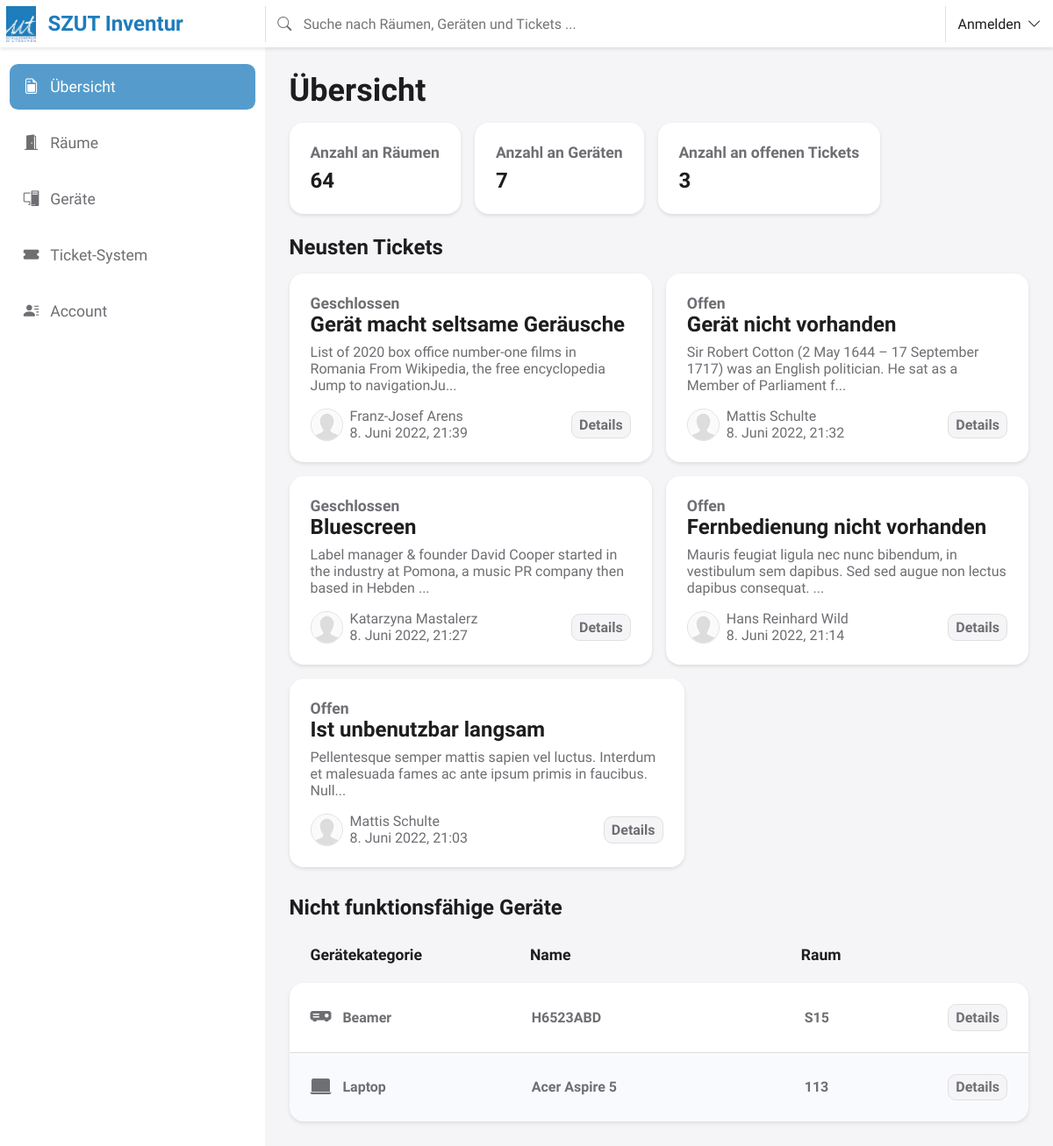
Page /overview/ on the earlier database version.
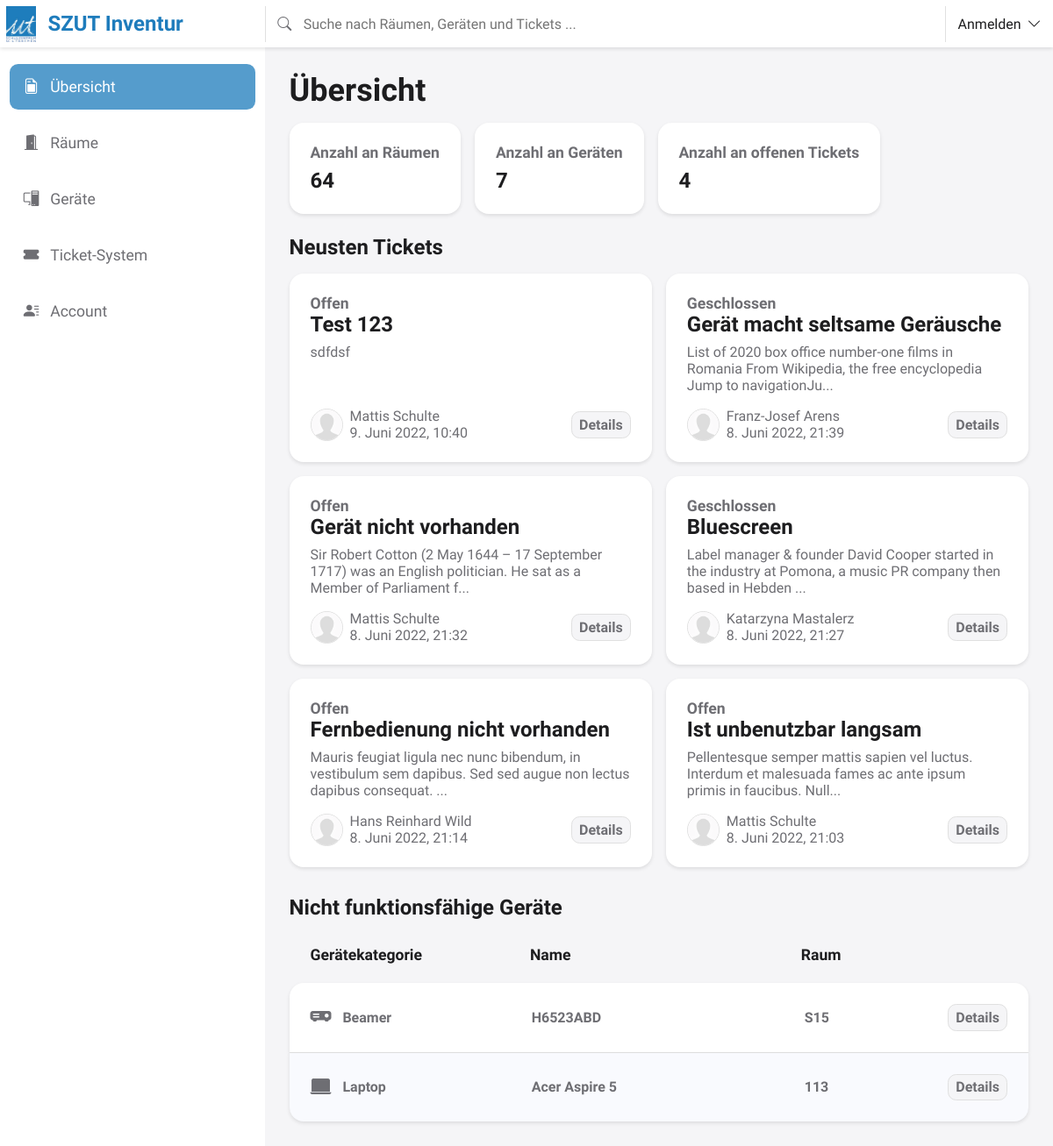
Same page on the later database version.
### inventory_management/models.py (models this page shows, shortened)
class Ticket(models.Model):
    class Meta:
        verbose_name = _('Ticket')
        verbose_name_plural = _('Tickets')
    class StatusOptions(models.IntegerChoices):
        OPEN = 1, _('Offen')
        CLOSED = 0, _('Geschlossen')
    device = models.ForeignKey(Device, verbose_name=_('Gerät'), on_delete=models.CASCADE, default=None)
    title = models.CharField(verbose_name=_('Titel'), max_length=40)
    description = models.TextField(verbose_name=_('Beschreibung'), max_length=1680)
    status = models.IntegerField(verbose_name=_('Aktueller Status'), choices=StatusOptions.choices)
    created_at = models.DateTimeField(verbose_name=_('Erstellt am'), auto_now_add=True)
    created_by = models.ForeignKey(MyUser, verbose_name=_('Erstellt von'), on_delete=models.CASCADE)
    last_change_at = models.DateTimeField(verbose_name=_('Letzte Änderung am'), auto_now=True)

class Device(models.Model):
    class Meta:
        verbose_name = _('Gerät')
        verbose_name_plural = _('Geräte')
    class StatusOptions(models.IntegerChoices):
        FULLY_FUNCTIONAL = 2, _('Voll funktionsfähig')
        LIMITED_FUNCTIONALITY = 1, _('Eingeschränkt funktionsfähig')
        NOT_FUNCTIONAL = 0, _('Nicht funktionsfähig')
    device_category = models.ForeignKey(DeviceCategory, verbose_name=_('Gerätekategorie'), on_delete=models.CASCADE, default=None)
    room = models.ForeignKey(Room, verbose_name=_('Raum'), on_delete=models.CASCADE, default=None)
    name = models.CharField(verbose_name=_('Name'), max_length=50)
    price = models.DecimalField(verbose_name=_('Preis'), max_digits=10, decimal_places=2, null=True, blank=True)
    device_manufacturer = models.ForeignKey(DeviceManufacturer, verbose_name=_('Gerätehersteller'), on_delete=models.CASCADE, null=True, blank=True)
    purchase_data = models.DateField(verbose_name=_('Anschaffungsdatum'), null=True, blank=True)
    serial_number = models.CharField(verbose_name=_('Seriennummer'), max_length=50, null=True, blank=True)
    warranty_period_years = models.IntegerField(verbose_name=_('Garantiezeit in Jahren'), choices=[(i, i) for i in range(1, 100)], null=True, blank=True)
    warranty_period_months = models.IntegerField(verbose_name=_('Garantiezeit in Monaten'), choices=[(i, i) for i in range(1, 12)], null=True, blank=True)
    status = models.IntegerField(verbose_name=_('Aktueller Status'), choices=StatusOptions.choices, null=True, blank=True)
    description = models.TextField(verbose_name=_('Beschreibung'), max_length=560, null=True, blank=True)

### inventory_management/views.py (the view)
# urls.py: path('overview/', views.overview, name='overview'),
def overview(request):
    tickets_data = Ticket.objects.order_by('-created_at').all().values('id', 'title', 'description', 'status', 'created_by__id', 'created_by__first_name', 'created_by__last_name', 'created_by__profile_image_url', 'created_at')[:6]
    tickets_data = get_choices.GetChoices.make_labels_readable(tickets_data, Ticket.StatusOptions, 'status')
    tickets_data = truncate.Truncate.truncate_data(tickets_data, 'description', 115)
    devices_data = Device.objects.filter(status=Device.StatusOptions.NOT_FUNCTIONAL).order_by('device_category__name', 'name').all().values('device_category__name', 'device_category__icon', 'room__name', 'name', 'id')
    unique_rooms_count = Room.objects.all().count()
    unique_devices_count = Device.objects.all().count()
    unique_open_tickets_count = Ticket.objects.filter(status=Ticket.StatusOptions.OPEN).all().count()
    if request.META.get('HTTP_X_REQUESTED_WITH') == 'XMLHttpRequest':
        return render(request, 'overview.html', {'tickets_data': list(tickets_data), 'devices_data': list(devices_data), 'unique_rooms_count': unique_rooms_count, 'unique_devices_count': unique_devices_count, 'unique_open_tickets_count': unique_open_tickets_count})
    else:
        return render(request, 'index.html', {'current_page_category': 'overview', 'current_page_file': 'overview.html', 'tickets_data': list(tickets_data), 'devices_data': list(devices_data), 'unique_rooms_count': unique_rooms_count, 'unique_devices_count': unique_devices_count, 'unique_open_tickets_count': unique_open_tickets_count})

### inventory_management/get_choices.py (called while the page is built)
    @classmethod
    def make_labels_readable(cls, data_set, enum_options, label_key: str):
        label_name = label_key + '_label'
        for data in data_set:
            if data[label_key] is not None:
                data[label_name] = enum_options(data[label_key]).label
            else:
                data[label_key] = 'unknown'
                data[label_name] = _('Unbekannt')
        return data_set

### inventory_management/templatetags/check_include_template.py (called while the page is built)
@register.filter
@stringfilter
def template_exists(value):
    try:
        template.loader.get_template(value)
        return True
    except template.TemplateDoesNotExist:
        return False

### inventory_management/truncate.py (called while the page is built)
    @classmethod
    def truncate_data(cls, data_set, field_to_truncate,  max_length: int):
        for data in data_set:
            if len(data[field_to_truncate]) > max_length:
                data[field_to_truncate] = data[field_to_truncate][:max_length - 3] + '...'
        return data_set

### templates/index.html (shortened to what this page needs)
{% load static %}
{% load check_include_template %}
<!DOCTYPE html>
<html lang="de-DE" dir="ltr">
<head>
    <link rel="stylesheet" href="{% static 'css/main.css' %}" />
</head>
<body>
    <nav class="top-bar-content" role="navigation">
        <div class="top-bar-header">
            <a class="logo-name" href="{% url 'overview' %}" onclick="loadAjaxContent('{% url 'overview' %}');return false">
                <img src="{% static 'images/szut-logo.webp' %}" alt="Logo" width="273" height="327">
                <h1>SZUT Inventur</h1>
            </a>
            <div class="top-bar-search" style="">
                <form id="search-form" action="{% url 'search' %}" method="get" role="search">
                    <i class="bi bi-search" role="presentation"></i>
                    <input type="search" name="q" placeholder="Suche nach Räumen, Geräten und Tickets ..." maxlength="500">
                </form>
            </div>
            <div class="account-card-wrapper">
                <div class="top-bar-account-link" tabindex="0" role="button" aria-pressed="false">
                    <p>{% if user.is_authenticated %}{{ user.get_full_name }}{% else %}Anmelden{% endif %}<i class="bi bi-chevron-down"></i></p>
                </div>
            </div>
        </div>
    </nav>
    <main class="main-area-wrapper">
        <nav class="nav-side-bar" role="navigation">
            <ul>
                <li><a id="overview" href="{% url 'overview' %}" onclick="loadAjaxContent('{% url 'overview' %}');return false"><i class="bi bi-file-earmark-post"></i>Übersicht</a></li>
                <li><a id="rooms" href="{% url 'rooms' %}" onclick="loadAjaxContent('{% url 'rooms' %}');return false"><i class="bi bi-door-open-fill"></i>Räume</a></li>
                <li><a id="devices" href="{% url 'devices' %}" onclick="loadAjaxContent('{% url 'devices' %}');return false"><i class="bi bi-pc-display"></i>Geräte</a></li>
                <li><a id="ticket-management" href="{% url 'ticket-management' %}" onclick="loadAjaxContent('{% url 'ticket-management' %}');return false"><i class="bi bi-ticket-fill"></i>Ticket-System</a></li>
                {% if user.is_authenticated %}
                    <li><a id="account" href="{% url 'account' %}" onclick="loadAjaxContent('{% url 'account' %}');return false"><i class="bi bi-person-lines-fill"></i>Account</a></li>
                {% else %}
                    <li><a id="account" class="account-li-not-logged-in" tabindex="0"><i class="bi bi-person-lines-fill"></i>Account</a></li>
                {% endif %}
            </ul>
        </nav>
        <div class="main-content-wrapper">
            <div id="page-content" class="page-content">
                {% if current_page_file|template_exists %}<script>setHighlight('{{ current_page_category }}');</script>{% include current_page_file %}{% else %}<script>setHighlight('{{ current_page_category }}'); loadContentError();</script>{% endif %}
            </div>
        </div>
    </main>
</body>
</html>

### templates/overview.html (shortened to what this page needs)
{% load static %}
<h1>Übersicht</h1>
<div class="general-info-area">
    <div class="general-info-box">
        <h3>Anzahl an Räumen</h3>
        <h2 class="number-of-device-categories">{{ unique_rooms_count }}</h2>
    </div>
    <div class="general-info-box">
        <h3>Anzahl an Geräten</h3>
        <h2 class="number-of-devices">{{ unique_devices_count }}</h2>
    </div>
    <div class="general-info-box">
        <h3>Anzahl an offenen Tickets</h3>
        <h2 class="number-of-device-categories">{{ unique_open_tickets_count }}</h2>
    </div>
</div>
{% if tickets_data %}
    <h2>Neusten Tickets</h2>
    <div class="ticket-boxes-area">
        {% for my_ticket in tickets_data %}
            <div class="ticket-box created-ticket" tabindex="0" onclick="loadAjaxContent('{% url 'ticket-management' %}ticket-{{ my_ticket.id }}/')">
                <div class="ticket-box-header">
                    <h3>{{ my_ticket.status_label }}</h3>
                    <h2>{{ my_ticket.title }}</h2>
                    <p>{{ my_ticket.description }}</p>
                </div>
                <div class="ticket-box-footer">
                    <img class="ticket-box-footer-element" src="{% if my_ticket.created_by__profile_image_url %}{{ my_ticket.created_by__profile_image_url }}{% endif %}" onerror="this.src='{% static 'images/generic_user_icon.webp' %}'" alt="Profilbild" width="192" height="192">
                    <div class="ticket-box-footer-element creation-details">
                        <p>{{ my_ticket.created_by__first_name }} {{ my_ticket.created_by__last_name }}</p>
                        {% if user.use_12_hour_time_format %}<p>{{my_ticket.created_at|date:'j. F Y'}}, {{ my_ticket.created_at|time:"h:i a" }}</p>{% else %}<p>{{my_ticket.created_at|date:'j. F Y'}}, {{ my_ticket.created_at|time:"H:i" }}</p>{% endif %}
                    </div>
                    <div class="ticket-box-footer-element view-more-button">Details</div>
                </div>
            </div>
        {% endfor %}
    </div>
{% else %}
    <h2 style="margin-bottom: 0.25rem;">Neusten Tickets</h2>
    <div class="ticket-boxes-area" style="margin-top: 0;">
        <h3>Keine Tickets vorhanden.</h3>
    </div>
{% endif %}
<h2>Nicht funktions&shy;fähige Geräte</h2>
<div class="table">
    <div class="table-head">
        <div class="table-row">
            <div class="table-row-element table-element-1">Geräte&shy;kategorie</div>
            <div class="table-row-element table-element-2">Name</div>
            <div class="table-row-element table-element-3">Raum</div>
        </div>
    </div>
    <div class="table-body">
        {% if devices_data %}
            {% for device in devices_data %}
            <div class="table-row table-row-link" tabindex="0" onclick="loadAjaxContent('{% url 'devices' %}device-{{ device.id }}/')">
                <div class="table-row-element table-element-1">{% if device.device_category__icon %}<i class="{{ device.device_category__icon }}"></i>{% endif %}{{ device.device_category__name }}</div>
                <div class="table-row-element table-element-2">{{ device.name }}</div>
                <div class="table-row-element table-element-3">{{ device.room__name }}</div>
                <div class="table-row-element view-more-button">Details</div>
            </div>
            {% endfor %}
        {% else %}
            <div class="table-row table-row-no-matches">
                <div class="table-row-element table-element-1">Keine nicht funktions&shy;fähigen Geräte vorhanden</div>
                <div class="table-row-element view-more-button" style="visibility: hidden;">Details</div>
            </div>
        {% endif %}
    </div>
</div>

Differences in the rows shown:
added Ticket: status_label "Offen", title "Test 123", description "sdfdsf", created_by__first_name "Mattis", created_by__last_name "Schulte", created_at "9. Juni 2022", created_at "10:40"
Other differences:
{{ unique_open_tickets_count }}: "3" → "4"
